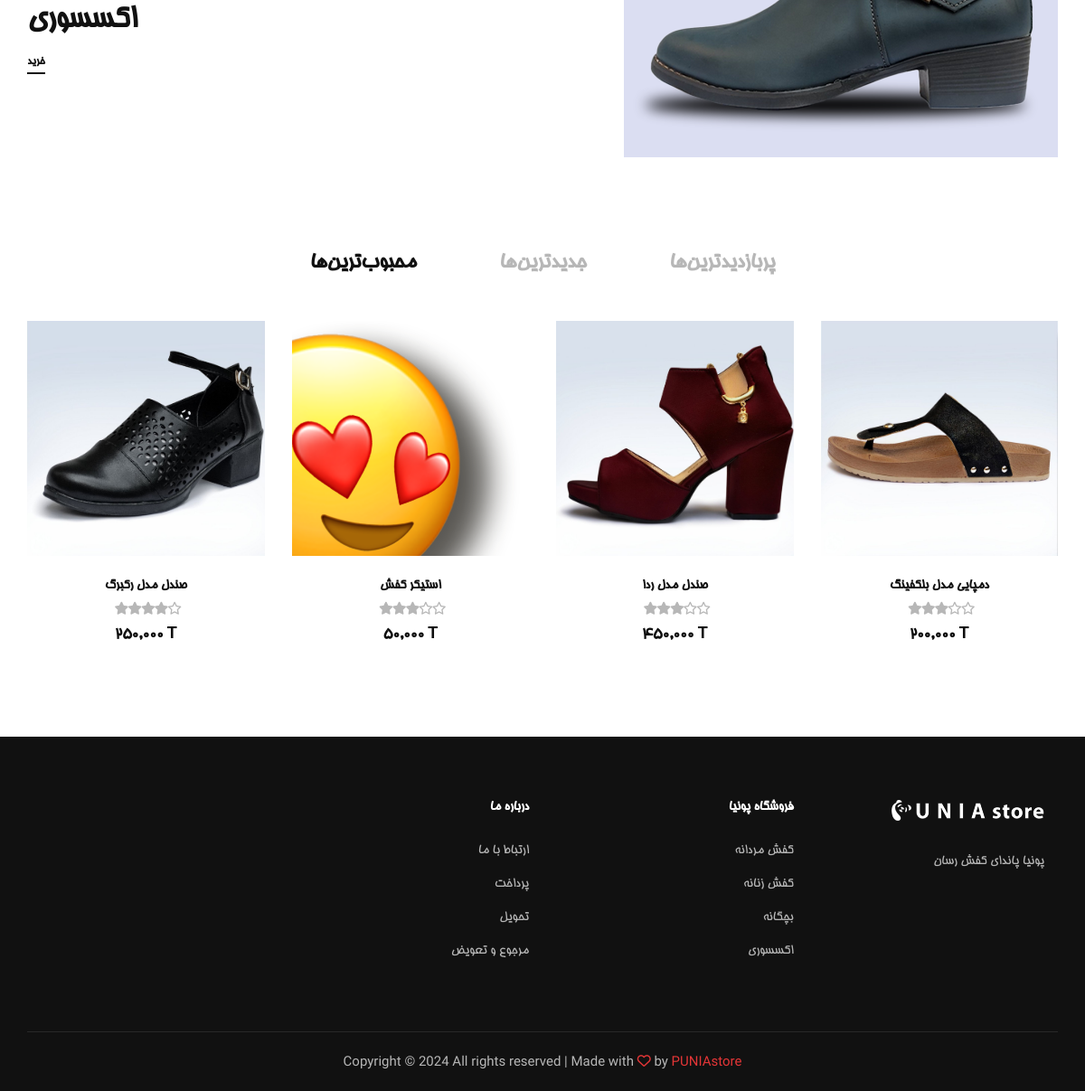
The app's page / (lower part), older data.
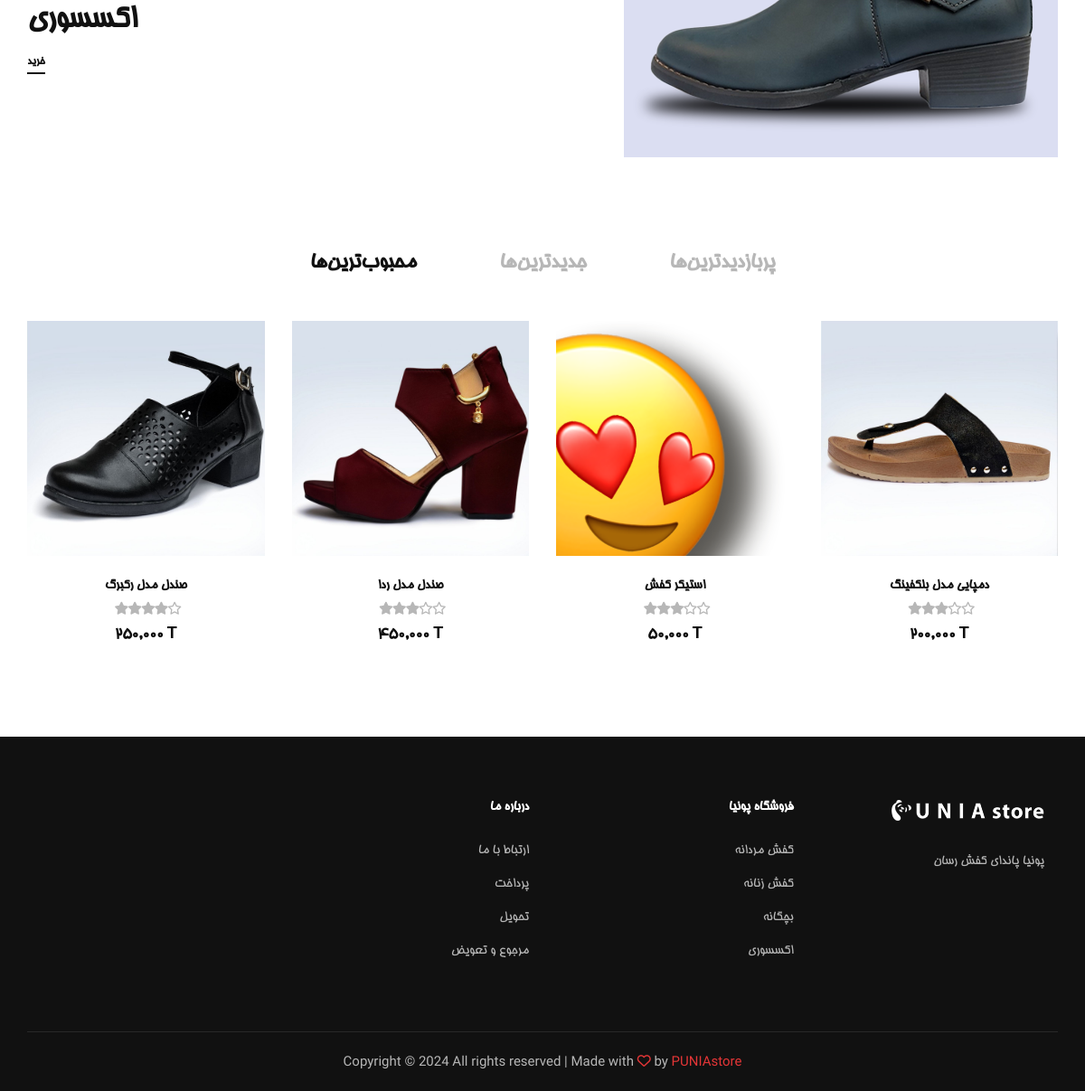
The same page, newer data.
### shop/models.py (models this page shows, shortened)
class Product(models.Model):
    name = models.CharField(max_length=50)
    desciption = models.TextField(max_length=300, null=True, blank=True)
    category = models.ManyToManyField(Category)
    dkp = models.CharField(unique=True, max_length=12, null=True, blank=True)
    createDate = models.DateField(null=True)
    averageRating = models.FloatField(null=True, blank=True , default=0.0)
    ratingCount = models.IntegerField(null=True, blank=True , default=0)
    cover = models.ImageField(
        upload_to='images/', default=None, blank=True, null=True)

### shop/views.py (the view)
# urls.py: path('',views.home,name='home'),
def home(request):
    if request.method == 'POST':
        pass
    else:
        popularProducts = Product.objects.annotate(minPrice=Min('variantproduct__mainPrice')).order_by('-averageRating')[0:4]
        newProducts = Product.objects.annotate(minPrice=Min('variantproduct__mainPrice')).order_by('-createDate')[0:4]
        mostVisitedProducts = Product.objects.annotate(minPrice=Min('variantproduct__mainPrice')).order_by('-ratingCount')[0:4]
        context = {'newProducts': newProducts,'mostVisitedProducts': mostVisitedProducts,'popularProducts': popularProducts,}
        return render(request, 'shop/home.html', context)

### shop/templates/shop/home.html (shortened to what this page needs)
{% extends 'base.html' %}
{% load humanize %}
{% load static %}
{% block content %}
    <section class="banner spad">
        <div class="container">
            <div class="row">
                <div class="col-lg-5">
                    <div class="banner__item banner__item--middle">
                        <div class="banner__item__text">
                            <h2>اکسسوری</h2>
                            <a href="{%url 'shop'%}">خرید </a>
                        </div>
                    </div>
                </div>
                <div class="col-lg-7">
                    <div class="banner__item banner__item--last">
                        <div class="banner__item__pic">
                            <img src="{% static 'img/banner/banner-3.jpg'%}" alt="">
                        </div>
                    </div>
                </div>
            </div>
        </div>
    </section>
    <section class="product spad"style="direction:ltr;text-align:right;" >
        <div class="container">
            <div class="row">
                <div class="col-lg-12" style="direction: ltr;">
                    <ul class="filter__controls">
                        <li class="active" data-filter=".best-sellers">محبوب‌ترین‌ها</li>
                        <li data-filter=".new-arrivals">جدیدترین‌ها</li>
                        <li data-filter=".hot-sales">پر‌بازدیدترین‌ها</li>
                    </ul>
                </div>
            </div>
            <div class="row product__filter" style="text-align: center;">
                {% for item in popularProducts %}
                <div class="col-lg-3 col-md-6 col-sm-6 col-md-6 col-sm-6 mix best-sellers">
                    <div class="product__item">
                        <a href={% url 'detail' item.id %}>
                            <div class="product__item__pic set-bg" data-setbg="{{item.cover.url}}">
                            </div>
                        </a>
                            <div class="product__item__text">
                                <h6>{{item.name}}</h6>
                            <div class="rating">
                                {% for i in '12345'|make_list %}
                                {%if forloop.counter > item.averageRating %}
                                <i class="fa fa-star-o"></i>
                                {%else%}
                                <i class="fa fa-star"></i>
                                {%endif%}
                                {%endfor%}
                            </div>
                            <h5>{{item.minPrice| intcomma}} T</h5>
                        </div>
                    </div>
                </div>
                {% endfor %}
            </div>
        </div>
    </section>
{% endblock %}

Row changes from the older to the newer data that the page shows:
changed Product "صندل مدل ردا": moves up the list
